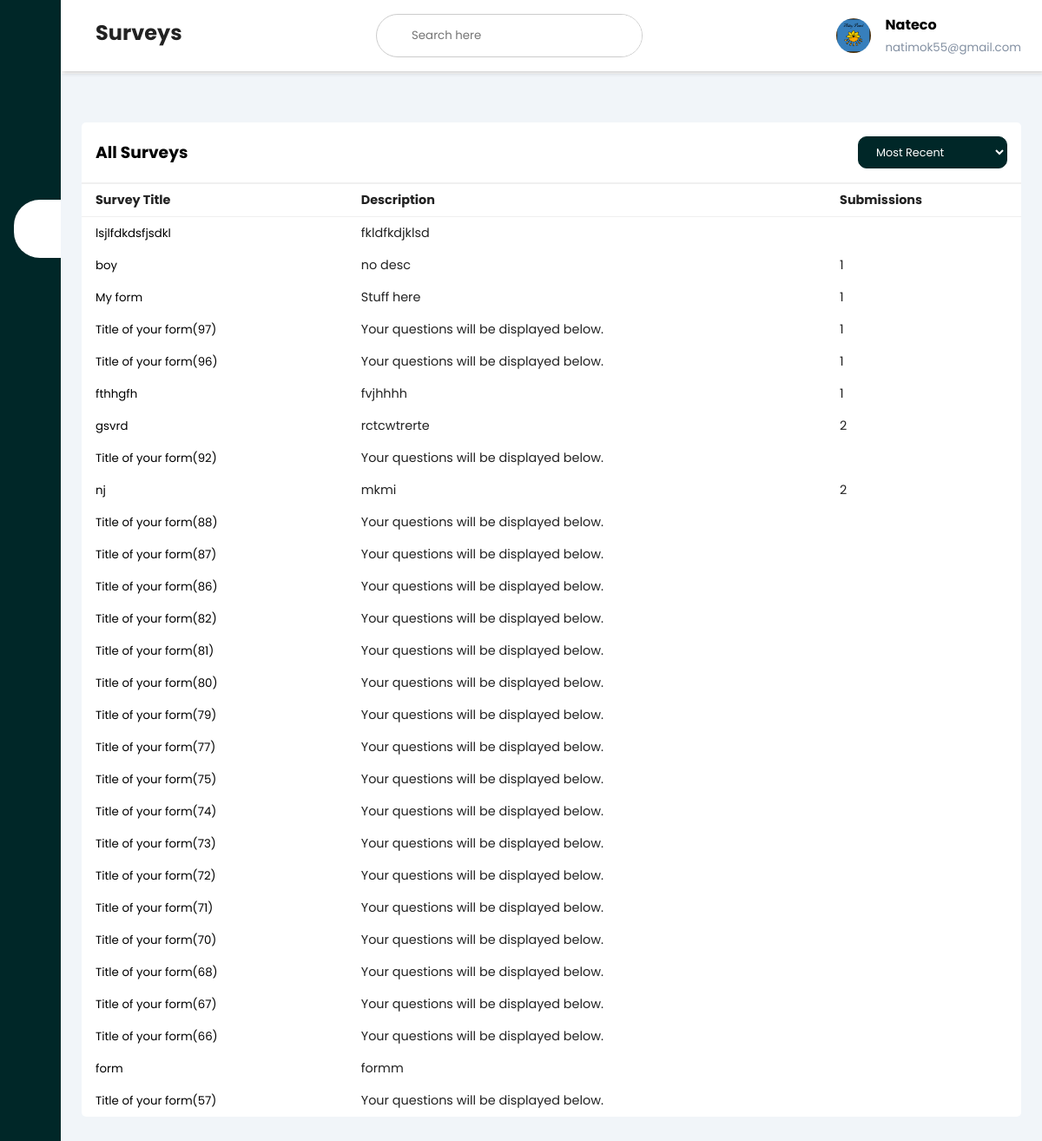
Page /Resources/html/showsurveys.php (signed in) on the committed database.
### tables this page shows
CREATE TABLE `orgs` (
  `o_name` varchar(256) NOT NULL,
  `o_id` int(11) NOT NULL,
  `o_email` varchar(256) NOT NULL,
  `o_password` varchar(256) NOT NULL,
  `o_surveys` int(11) UNSIGNED DEFAULT NULL,
  `o_payment` int(11) UNSIGNED DEFAULT NULL,
  `review_number` int(11) UNSIGNED DEFAULT NULL,
  `o_profilephoto` varchar(256) DEFAULT NULL
);

CREATE TABLE `survey` (
  `s_name` varchar(256) NOT NULL,
  `s_description` mediumtext NOT NULL,
  `s_id` int(11) NOT NULL,
  `s_occupation` varchar(256) NOT NULL,
  `s_age` int(3) UNSIGNED NOT NULL,
  `s_gender` varchar(1) NOT NULL,
  `s_content` longtext NOT NULL,
  `s_questions` mediumtext DEFAULT NULL,
  `filled_surveys` int(11) UNSIGNED DEFAULT NULL
);

### Resources/html/showsurveys.php (the view, shortened to what this page needs)
<?php
include '../php/db.inc.php';
$email = $_SESSION['email'];
$sql = "SELECT * FROM orgs WHERE o_email='$email';";
$result = mysqli_query($conn, $sql);
$resultcheck = mysqli_fetch_row($result);
?>
<!DOCTYPE html>
<html lang="en">
<head>
    <link rel="stylesheet" href="../css/showsurvey.css">
    <link rel="stylesheet" href="https://maxst.icons8.com/vue-static/landings/line-awesome/line-awesome/1.3.0/css/line-awesome.min.css">
</head>
<body>
    <div class="sidebar">
        <div class="sidebar-brand">
            <h2>
            </h2>
        </div>
        <div class="sidebar-menu">
            <ul>
                <li>
                    <a href="orgdash.php"><span class="las la-igloo"></span><span>Dashboard</span></a>
                </li>
                <li>
                    <a href=""><span class="las la-users"></span><span>Customers</span></a>
                </li>
                <li>
                    <a href="" class="active"><span class="las la-clipboard-list"></span><span>Surveys</span></a>
                </li>
                <li>
                    <a href="form.php"><span class="las la-shopping-bag"></span><span>Create +</span></a>
                </li>
                <li>
                    <a href="orgprofile-update.php"><span class="las la-user-circle"></span><span>Profile</span></a>
                </li>
                <li>
                    <a href="../../Resources/php/logout.php"><span class="las la-clipboard-list"></span><span>Log Out</span></a>
                </li>
            </ul>
        </div>
    </div>
    <div class="main-content">
        <header>
            <h2>
                <label for="nav-toggle">
                    <span class="las la-bars"></span>
                </label>
                Surveys
            </h2>
            <div class="search-wrapper">
                <input type="search" placeholder="Search here" />
            </div>
            <div class="user-wrapper">
                <?php
                if ($resultcheck[7] == '') {
                    echo '<img src="../images/userimg.png" width="40px" height="40px" alt="">';
                } else {
                    echo '<img src="uploaded-img/' . $resultcheck[7] . '" width="40px" height="40px" alt="">';
                }
                ?>
                <div>
                    <h4>
                        <?php
                        echo "$resultcheck[0] ";
                        ?>
                    </h4>
                    <small>
                        <?php
                        echo "$resultcheck[2] ";
                        ?>
                    </small>
                </div>
            </div>
        </header>
        <main>
            <div class="recent-grid">
                <div class="projects">
                    <div class="card">
                        <div class="card-header">
                            <h3>All Surveys</h3>
                            <form action="" method="POST" id="filtersurvey">
                                <select name="surveyfilter" id="surveyfilter" onchange="submitFilter();">
                                    <option value="Recent" <?php
                                                            if (isset($_POST['surveyfilter'])) {
                                                                if ($_POST['surveyfilter'] == "Recent") {
                                                                    echo "selected";
                                                                }
                                                            }
                                                            ?>>Most Recent</option>
                                </select>
                            </form>
                        </div>
                        <div class="card-body">
                            <div class="table-responsive">
                                <table width="100%">
                                    <thead>
                                        <tr>
                                            <td>Survey Title</td>
                                            <td>Description</td>
                                            <td>Submissions</td>
                                        </tr>
                                    </thead>
                                    <tbody>
                                        <?php
                                        if (isset($_POST['surveyfilter'])) {
                                            if ($_POST['surveyfilter'] == "Recent") {
                                                $querysurvey = "SELECT * FROM survey WHERE s_id IN (SELECT s_id FROM survey_owner WHERE o_id='$resultcheck[1]') ORDER BY s_id DESC;";
                                            } elseif ($_POST['surveyfilter'] == "Oldest") {
                                                $querysurvey = "SELECT * FROM survey WHERE s_id IN (SELECT s_id FROM survey_owner WHERE o_id='$resultcheck[1]') ORDER BY s_id;";
                                            } elseif ($_POST['surveyfilter'] == "highsub") {
                                                $querysurvey = "SELECT * FROM survey WHERE s_id IN (SELECT s_id FROM survey_owner WHERE o_id='$resultcheck[1]') ORDER BY filled_surveys DESC;";
                                            } else {
                                                $querysurvey = "SELECT * FROM survey WHERE s_id IN (SELECT s_id FROM survey_owner WHERE o_id='$resultcheck[1]') ORDER BY filled_surveys;";
                                            }
                                        } else {
                                            $querysurvey = "SELECT * FROM survey WHERE s_id IN (SELECT s_id FROM survey_owner WHERE o_id='$resultcheck[1]') ORDER BY s_id DESC;";
                                        }
                                        $queryresult = mysqli_query($conn, $querysurvey);
                                        $queryresultcheck = mysqli_num_rows($queryresult);
                                        if ($queryresultcheck > 0) {
                                            while ($row = mysqli_fetch_assoc($queryresult)) {
                                                echo "<tr><form action='showusers.php' method='POST'>
                                                <input type='hidden' value='" . $row['s_id'] . "' name='survey'>
                                            <td> <input type='submit' name='submit' value='" . $row['s_name'] . "'></td>
                                            <td>" . $row['s_description'] . "</td>
                                            <td>" . $row['filled_surveys'] . "</td>
                                        </form></tr>
                                        <tr>
                                        <td style='display:none;'>ldsfkjflj</td>
                                        <td style='display:none;'>ldsfkjflj</td><td style='display:none;'>ldsfkjflj</td>
                                        </tr>";
                                            }
                                        }
                                        ?>
                                    </tbody>
                                </table>
                            </div>
                        </div>
                    </div>
                </div>
            </div>
        </main>
    </div>
</body>
</html>

### Resources/css/showsurvey.css (style rules this page uses)
:root { --main-color: #002728; --color-dark: #1d2231; --text-grey: #8390A2; }
* { padding: 0; margin: 0; box-sizing: border-box; list-style-type: none; text-decoration: none; font-family: 'Poppins', sans-serif; }
.sidebar { width: 345px; position: fixed; left: 0; top: 0; height: 100%; background-color: var(--main-color); z-index: 100; transition: width 300ms; }
.sidebar-brand { height: 90px; padding: 1rem 0rem 1rem 2rem; color: #fff; }
.sidebar-menu { margin-top: 1rem; }
.sidebar-menu li { width: 100%; margin-bottom: 1.7rem; padding-left: 1rem; }
.sidebar-menu a { padding-left: 1rem; display: block; color: #fff; font-size: 1.1rem; }
.sidebar-menu a.active { background: #fff; padding-top: 1rem; padding-bottom: 1rem; color: var(--main-color); border-radius: 30px 0px 0px 30px; }
.sidebar-menu a span:first-child { font-size: 1.5rem; padding-right: 1rem; }
.main-content { transition: margin-left 300ms; margin-left: 345px; }
header { background-color: #fff; display: flex; justify-content: space-between; padding: 1rem 1.5rem; box-shadow: 2px 2px 5px rgba(0, 0, 0, 0.2); position: fixed; left: 345px; width: calc(100% - 345px); top: 0; z-index: 100; transition: left 300ms; }
header h2 { color: #222; }
header label span { font-size: 1.7rem; padding-right: 1rem; }
.search-wrapper { border: 1px solid #ccc; border-radius: 30px; height: 50px; display: flex; align-items: center; overflow-x: hidden; }
.search-wrapper input { height: 100%; padding: .5rem; border: none; outline: none; }
.user-wrapper { display: flex; align-items: center; }
.user-wrapper img { border-radius: 50%; margin-right: 1rem; }
.user-wrapper small { display: inline-block; color: var(--text-grey); }
main { margin-top: 85px; padding: 2rem 1.5rem; background: #f1f5f9; min-height: calc(100vh - 90px); }
.recent-grid { margin-top: 1.5rem; display: grid; grid-gap: 2rem; }
.card { background-color: #fff; border-radius: 5px; }
.card-header { padding: 1rem; }
.card-header { display: flex; justify-content: space-between; align-items: center; border-bottom: 1px solid #f0f0f0; }
table { border-collapse: collapse; }
thead tr { border-top: 1px solid #f0f0f0; border-bottom: 1px solid #f0f0f0; padding: .5rem 0rem; }
thead td { font-weight: 700; }
td { padding: .5rem 1rem; font-size: .9rem; color: #222; }
tr td:last-child { display: flex; align-items: center; }
.table-responsive { width: 100%; overflow-x: auto; }
td input { background-color: transparent; border: none; }
select { background-color: var(--main-color); border-radius: 10px; color: #fff; font-size: .8rem; padding: .5rem 1rem; border: 1px solid var(--main-color); }
@media only screen and (max-width: 1200px) { .sidebar { width: 70px; } }
@media only screen and (max-width: 1200px) { .sidebar .sidebar-brand, .sidebar li { padding-left: 1rem; text-align: center; } }
@media only screen and (max-width: 1200px) { .sidebar li a { padding-left: 0rem; } }
@media only screen and (max-width: 1200px) { .main-content { margin-left: 70px; } }
@media only screen and (max-width: 1200px) { .main-content header { width: calc(100% - 70px); left: 70px; } }

### rows in the picture
orgs: o_profilephoto (picture), o_name "Nateco", o_email "natimok55@gmail.com"
survey: submit "lsjlfdkdsfjsdkl", s_description "fkldfkdjklsd"
survey: submit "boy", s_description "no desc", filled_surveys "1"
survey: submit "My form", s_description "Stuff here", filled_surveys "1"
survey: submit "Title of your form(97)", s_description "Your questions will be displayed below.", filled_surveys "1"
survey: submit "Title of your form(96)", s_description "Your questions will be displayed below.", filled_surveys "1"
survey: submit "fthhgfh", s_description "fvjhhhh", filled_surveys "1"
survey: submit "gsvrd", s_description "rctcwtrerte", filled_surveys "2"
survey: submit "Title of your form(92)", s_description "Your questions will be displayed below."
survey: submit "nj", s_description "mkmi", filled_surveys "2"
survey: submit "Title of your form(88)", s_description "Your questions will be displayed below."
survey: submit "Title of your form(87)", s_description "Your questions will be displayed below."
survey: submit "Title of your form(86)", s_description "Your questions will be displayed below."
survey: submit "Title of your form(82)", s_description "Your questions will be displayed below."
survey: submit "Title of your form(81)", s_description "Your questions will be displayed below."
survey: submit "Title of your form(80)", s_description "Your questions will be displayed below."
survey: submit "Title of your form(79)", s_description "Your questions will be displayed below."
survey: submit "Title of your form(77)", s_description "Your questions will be displayed below."
survey: submit "Title of your form(75)", s_description "Your questions will be displayed below."
survey: submit "Title of your form(74)", s_description "Your questions will be displayed below."
survey: submit "Title of your form(73)", s_description "Your questions will be displayed below."
survey: submit "Title of your form(72)", s_description "Your questions will be displayed below."
survey: submit "Title of your form(71)", s_description "Your questions will be displayed below."
survey: submit "Title of your form(70)", s_description "Your questions will be displayed below."
survey: submit "Title of your form(68)", s_description "Your questions will be displayed below."
survey: submit "Title of your form(67)", s_description "Your questions will be displayed below."
survey: submit "Title of your form(66)", s_description "Your questions will be displayed below."
survey: submit "form", s_description "formm"
survey: submit "Title of your form(57)", s_description "Your questions will be displayed below."
